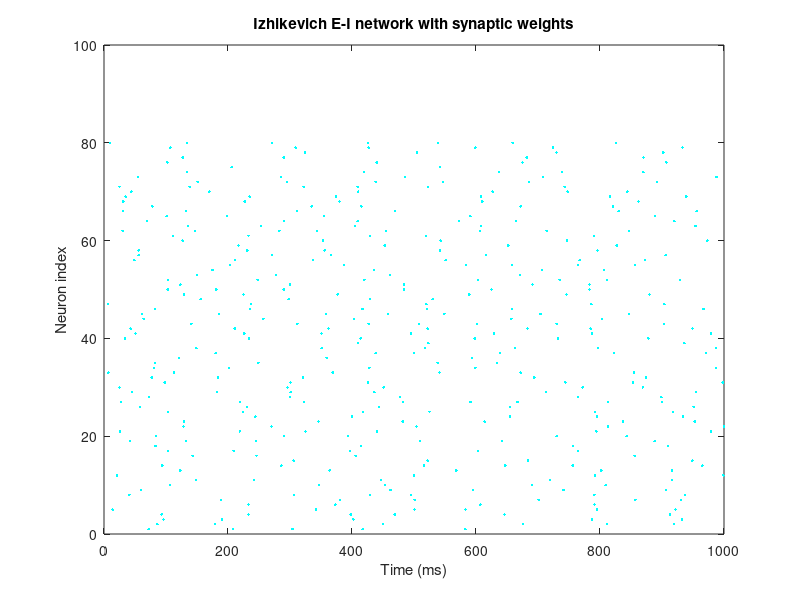

Recreate this plot in MATLAB.
clear; clc; 

%Network setup 
N = 100; 
Ne = round(0.8*N);   %number of excitatory neurons
Ni = round(0.2*N);    %number of inhibitory neurons

dt = 1;              % simulation time step
T  = 1000;           % total simulation time
nt = T/dt;           %number of simulation time steps

% --- Izhikevich parameters from assignment ---
% Excitatory: a=0.02, b=0.2, c=-65, d=8
% Inhibitory: a=0.1,  b=0.2, c=-65, d=2
a = [0.02*ones(Ne,1); 0.10*ones(Ni,1)];
b = 0.20*ones(N,1);
c = -65*ones(N,1);
d = [8*ones(Ne,1); 2*ones(Ni,1)];

% --- Initial conditions ---
V = -65*ones(N,1);        % membrane potentials
u = b.*V;                 % recovery variables

% Connectivity: excitatory columns positive, inhibitory columns negative
S = [0.5*rand(N,Ne), -1*rand(N,Ni)];   % base weights 

% --- External current + synaptic input ---
I_ext = [5*randn(Ne,1); 2*randn(Ni,1)];  % noise 
I_syn = S * (V >= 30);                   % synaptic input from spikes 
I = I_ext + I_syn;                       % total current 

% --- Storage for spikes ---
firings = [];              % [time, neuron_index]

% --- Main simulation loop ---
for t = 1:nt
    
    % Update synaptic input each step (ADDED)
    I_syn = S * (V >= 30);
    I_ext = [5*randn(Ne,1); 2*randn(Ni,1)];  % fresh noise
    I = I_ext + I_syn;
    
    % Izhikevich equations
    dV = 0.04*V.^2 + 5*V + 140 - u + I;
    du = a.*(b.*V - u);
    V  = V + dt*dV;
    u  = u + dt*du;
    
    % Spike threshold and reset
    fired = find(V >= 30);
    if ~isempty(fired)
        firings = [firings; t*ones(length(fired),1), fired];
        V(fired) = c(fired);
        u(fired) = u(fired) + d(fired);
    end
end

% --- Raster plot ---
figure;
set(gcf,'Color','k');
if ~isempty(firings)
    plot(firings(:,1), firings(:,2), '.', 'Color',[0 1 1]);
    ylim([0 N]);  
end

xlabel('Time (ms)');
ylabel('Neuron index');
title('Izhikevich E-I network with synaptic weights');
